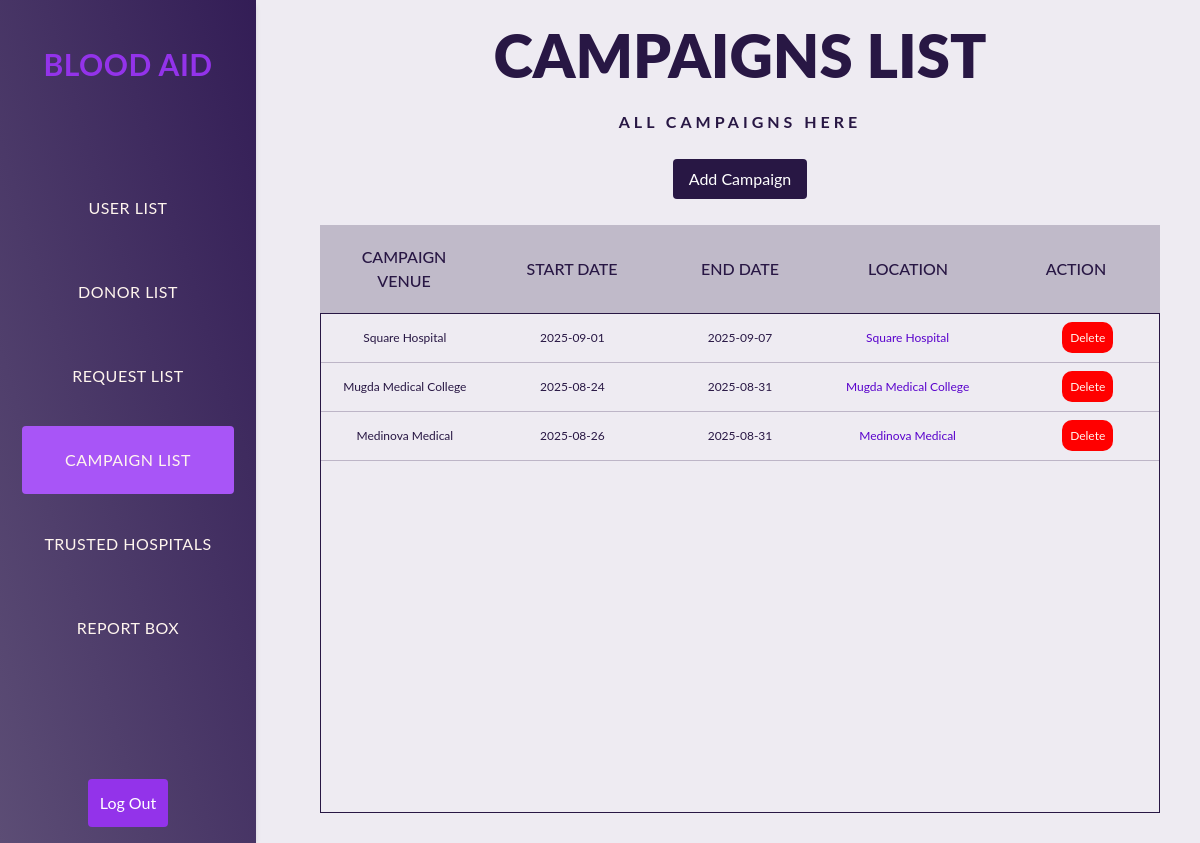
The page /admin/campaigns on the database its author committed.
### tables this page shows
CREATE TABLE "campaigns" (
    campaign_id INTEGER PRIMARY KEY AUTOINCREMENT,
    venue TEXT NOT NULL,
    start_date TEXT,
    end_date TEXT
);

### views.py (the view)
def admin_campaigns():
    if request.method == 'POST':
        venue = request.form.get('venue')
        start_date = request.form.get('start_date')
        end_date = request.form.get('end_date')
        add_campaign(venue, start_date, end_date)
    campaigns = get_campaigns()
    return render_template('admin_campaigns.html', campaigns=campaigns)

### models.py (called while the page is built)
def get_campaigns():
    conn = sqlite3.connect(DB_PATH)
    cursor = conn.cursor()
    current_date = datetime.now().strftime("%Y-%m-%d")
    cursor.execute('''
        SELECT
            c.venue,
            c.start_date,
            c.end_date,
            h.location
        FROM campaigns c
        JOIN trusted_hospitals h ON c.venue = h.hospital_name
        WHERE c.end_date >= ?
    ''', (current_date,))
    campaigns = cursor.fetchall()
    conn.close()
    return [{
        'venue': row[0],
        'start_date': row[1],
        'end_date': row[2],
        'location': row[3]
    } for row in campaigns]

### templates/admin_campaigns.html (shortened to what this page needs)
<!DOCTYPE html>
<html lang="en">
<head>
    <link rel="stylesheet" type="text/css" href="{{ url_for('static', filename='css/admin_view.css') }}">
    <script src="https://cdn.tailwindcss.com"></script>
</head>
<body>
    <div id="page_wrapper">
        {% include 'admin_navbar.html' %}
        <main>
            <header>
                <div class="text">
                    <h2 class="head_tran"><span>CAMPAIGNS LIST</span></h2>
                    <p class="head_head">ALL CAMPAIGNS HERE</p>
                </div>
                <div class="text-center my-4">
                    <label for="add_campaign_modal" class="add inline-block text-white px-4 py-2 rounded cursor-pointer">
                        Add Campaign
                    </label>
                </div>
            </header>
            <section class="List">
                <div class="tbl-header">
                    <table>
                        <thead>
                            <tr>
                                <th class="text-center">Campaign Venue</th>
                                <th class="text-center">Start Date</th>
                                <th class="text-center">End Date</th>
                                <th class="text-center">Location</th>
                                <th class="text-center">Action</th>
                            </tr>
                        </thead>
                    </table>
                </div>
                <div class="tbl-content">
                    <table>
                        <tbody>
                            {% for campaign in campaigns %}
                            <tr>
                                <td class="text-center">{{ campaign.venue }}</td>
                                <td class="text-center">{{ campaign.start_date }}</td>
                                <td class="text-center">{{ campaign.end_date }}</td>
                                <td class="text-center">
                                    <a
                                        href="{{ campaign.location }}"
                                        target="_blank"
                                        class="text-blue-600 hover:underline"
                                    >
                                        {{ campaign.venue }}
                                    </a>
                                </td>
                                <td class="pl-10 text-center">
                                    <label for="delete_modal_{{ loop.index }}" class="delete bg-red-500 text-white px-3 py-1 rounded cursor-pointer">
                                        Delete
                                    </label>
                                </td>
                            </tr>
                            {% endfor %}
                        </tbody>
                    </table>
                </div>
            </section>
        </main>
    </div>
</body>
</html>

### static/css/admin_view.css (style rules this page uses)
body { margin: 0px; padding: 0px; background-color: var(--accent-dark); }
h2, h3 { margin: 0px; padding: 10px; }
:root { --accent-clr: #2a3ebc; --accent-dark: #a293b82e; --accent-light: rgb(93, 46, 46); --accent-dark_pirple: #281744; --text: seashell; }
#page_wrapper { height: 100vh; display: grid; grid-template-columns: 280px 1fr; font-family: 'Lato', sans-serif; }
a { text-decoration: none; }
.add { margin-top: 10px; margin-bottom: 10px; background-color: #281744; padding: 12px; border-radius: 30px; border: none; cursor: pointer; font-size: 16px; color: white; }
main { padding-bottom: 30px; padding-inline: 40px; }
.head_tran { font-size: 60px; color: #ffffff; text-transform: uppercase; font-weight: 900; text-align: center; transition: .6s; }
.head_head { text-align: center; }
h2 { font-size: 32px; font-weight: 300; color: var(--accent-clr); }
p { line-height: 145%; letter-spacing: 4px; font-weight: 700; color: var(--accent-dark_pirple); margin-bottom: 32px; }
.List { width: 100%; }
table { width: 100%; table-layout: fixed; }
.tbl-header { background-color: #2817443b; }
.tbl-content { height: 500px; overflow-y: scroll; border: 1px solid #281744; }
th { padding: 20px 15px; text-align: left; font-weight: 500; font-size: 16px; color: var(--accent-dark_pirple); text-transform: uppercase; }
td { padding: 15px; text-align: left; font-weight: 400; font-size: 12px; color: var(--accent-dark_pirple); border-bottom: 1px solid #28174440; }
tr>td>.delete { background: red; width: auto; border: none; border-radius: 10px; color: var(--text); padding: 8px; cursor: pointer; }
span { color: var(--accent-dark_pirple); }
.tbl-content a { color: #5902cc; text-decoration: none; }

### rows shown on the page
campaigns: venue "Square Hospital", start_date "2025-09-01", end_date "2025-09-07"
campaigns: venue "Mugda Medical College", start_date "2025-08-24", end_date "2025-08-31"
campaigns: venue "Medinova Medical", start_date "2025-08-26", end_date "2025-08-31"
